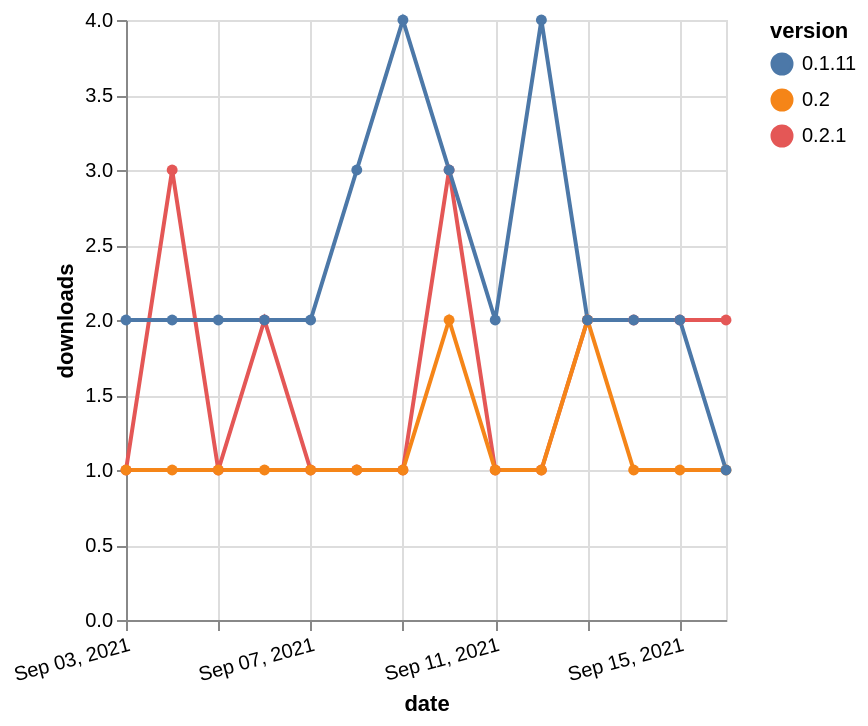

Write the Vega-Lite specification saved for this chart.
### Vega-Lite specification from a JSON file in a GitHub repository (floating-point values rounded to 4 significant figures)
{"$schema": "https://vega.github.io/schema/vega-lite/v5.json", "description": "A simple bar chart with embedded data.", "data": {"values": [{"date": "2021-09-03", "total": 484, "delta": 1, "version": "0.2.1"}, {"date": "2021-09-04", "total": 487, "delta": 3, "version": "0.2.1"}, {"date": "2021-09-05", "total": 488, "delta": 1, "version": "0.2.1"}, {"date": "2021-09-06", "total": 490, "delta": 2, "version": "0.2.1"}, {"date": "2021-09-07", "total": 491, "delta": 1, "version": "0.2.1"}, {"date": "2021-09-08", "total": 492, "delta": 1, "version": "0.2.1"}, {"date": "2021-09-09", "total": 493, "delta": 1, "version": "0.2.1"}, {"date": "2021-09-10", "total": 496, "delta": 3, "version": "0.2.1"}, {"date": "2021-09-11", "total": 497, "delta": 1, "version": "0.2.1"}, {"date": "2021-09-12", "total": 498, "delta": 1, "version": "0.2.1"}, {"date": "2021-09-13", "total": 500, "delta": 2, "version": "0.2.1"}, {"date": "2021-09-14", "total": 502, "delta": 2, "version": "0.2.1"}, {"date": "2021-09-15", "total": 504, "delta": 2, "version": "0.2.1"}, {"date": "2021-09-16", "total": 506, "delta": 2, "version": "0.2.1"}, {"date": "2021-09-03", "total": 263, "delta": 1, "version": "0.2"}, {"date": "2021-09-04", "total": 264, "delta": 1, "version": "0.2"}, {"date": "2021-09-05", "total": 265, "delta": 1, "version": "0.2"}, {"date": "2021-09-06", "total": 266, "delta": 1, "version": "0.2"}, {"date": "2021-09-07", "total": 267, "delta": 1, "version": "0.2"}, {"date": "2021-09-08", "total": 268, "delta": 1, "version": "0.2"}, {"date": "2021-09-09", "total": 269, "delta": 1, "version": "0.2"}, {"date": "2021-09-10", "total": 271, "delta": 2, "version": "0.2"}, {"date": "2021-09-11", "total": 272, "delta": 1, "version": "0.2"}, {"date": "2021-09-12", "total": 273, "delta": 1, "version": "0.2"}, {"date": "2021-09-13", "total": 275, "delta": 2, "version": "0.2"}, {"date": "2021-09-14", "total": 276, "delta": 1, "version": "0.2"}, {"date": "2021-09-15", "total": 277, "delta": 1, "version": "0.2"}, {"date": "2021-09-16", "total": 278, "delta": 1, "version": "0.2"}, {"date": "2021-09-03", "total": 3238, "delta": 2, "version": "0.1.11"}, {"date": "2021-09-04", "total": 3240, "delta": 2, "version": "0.1.11"}, {"date": "2021-09-05", "total": 3242, "delta": 2, "version": "0.1.11"}, {"date": "2021-09-06", "total": 3244, "delta": 2, "version": "0.1.11"}, {"date": "2021-09-07", "total": 3246, "delta": 2, "version": "0.1.11"}, {"date": "2021-09-08", "total": 3249, "delta": 3, "version": "0.1.11"}, {"date": "2021-09-09", "total": 3253, "delta": 4, "version": "0.1.11"}, {"date": "2021-09-10", "total": 3256, "delta": 3, "version": "0.1.11"}, {"date": "2021-09-11", "total": 3258, "delta": 2, "version": "0.1.11"}, {"date": "2021-09-12", "total": 3262, "delta": 4, "version": "0.1.11"}, {"date": "2021-09-13", "total": 3264, "delta": 2, "version": "0.1.11"}, {"date": "2021-09-14", "total": 3266, "delta": 2, "version": "0.1.11"}, {"date": "2021-09-15", "total": 3268, "delta": 2, "version": "0.1.11"}, {"date": "2021-09-16", "total": 3269, "delta": 1, "version": "0.1.11"}]}, "width": "container", "mark": {"type": "line", "point": {"filled": true}}, "encoding": {"x": {"field": "date", "type": "temporal", "timeUnit": "yearmonthdate", "title": "date", "axis": {"labelAngle": -15}}, "y": {"field": "delta", "type": "quantitative", "title": "downloads"}, "color": {"field": "version", "type": "nominal"}, "tooltip": {"field": "delta"}}}
